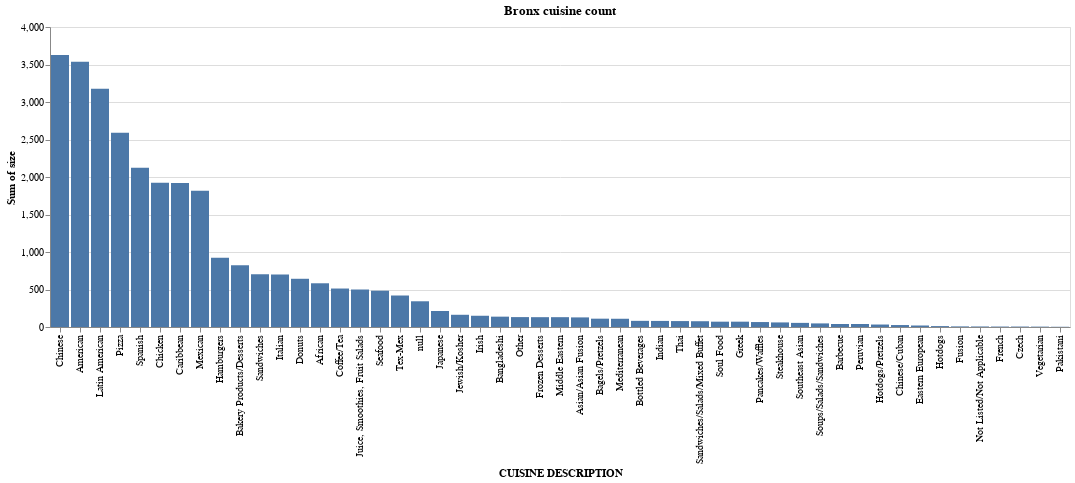

The notebook cell saved with this chart:
### Code cell
alt.Chart(boros_cuisine[boros_cuisine.BORO == "Bronx"]).mark_bar().encode(
    x= alt.X("CUISINE DESCRIPTION", sort = "-y"),
    y= "sum(size)",
    # facet = "BORO"
).properties(
    title="Bronx cuisine count"
)

### Figure 1 — Vega-Lite specification as saved in the notebook (floating-point values rounded to 4 significant figures)
{"config": {"view": {"continuousWidth": 400, "continuousHeight": 300}}, "data": {"name": "data-07d7130e3eb7ceeb020d4f6ee8c2ec20"}, "mark": "bar", "encoding": {"x": {"field": "CUISINE DESCRIPTION", "sort": "-y", "type": "nominal"}, "y": {"aggregate": "sum", "field": "size", "type": "quantitative"}}, "title": "Bronx cuisine count", "$schema": "https://vega.github.io/schema/vega-lite/v4.17.0.json", "datasets": {"data-07d7130e3eb7ceeb020d4f6ee8c2ec20": [{"CUISINE DESCRIPTION": "Chinese", "BORO": "Bronx", "size": 3627}, {"CUISINE DESCRIPTION": "American", "BORO": "Bronx", "size": 3537}, {"CUISINE DESCRIPTION": "Latin American", "BORO": "Bronx", "size": 3176}, {"CUISINE DESCRIPTION": "Pizza", "BORO": "Bronx", "size": 2590}, {"CUISINE DESCRIPTION": "Spanish", "BORO": "Bronx", "size": 2122}, {"CUISINE DESCRIPTION": "Chicken", "BORO": "Bronx", "size": 1922}, {"CUISINE DESCRIPTION": "Caribbean", "BORO": "Bronx", "size": 1921}, {"CUISINE DESCRIPTION": "Mexican", "BORO": "Bronx", "size": 1816}, {"CUISINE DESCRIPTION": "Hamburgers", "BORO": "Bronx", "size": 924}, {"CUISINE DESCRIPTION": "Bakery Products/Desserts", "BORO": "Bronx", "size": 825}, {"CUISINE DESCRIPTION": "Sandwiches", "BORO": "Bronx", "size": 702}, {"CUISINE DESCRIPTION": "Italian", "BORO": "Bronx", "size": 701}, {"CUISINE DESCRIPTION": "Donuts", "BORO": "Bronx", "size": 643}, {"CUISINE DESCRIPTION": "African", "BORO": "Bronx", "size": 583}, {"CUISINE DESCRIPTION": "Coffee/Tea", "BORO": "Bronx", "size": 513}, {"CUISINE DESCRIPTION": "Juice, Smoothies, Fruit Salads", "BORO": "Bronx", "size": 500}, {"CUISINE DESCRIPTION": "Seafood", "BORO": "Bronx", "size": 484}, {"CUISINE DESCRIPTION": "Tex-Mex", "BORO": "Bronx", "size": 420}, {"CUISINE DESCRIPTION": null, "BORO": "Bronx", "size": 343}, {"CUISINE DESCRIPTION": "Japanese", "BORO": "Bronx", "size": 213}, {"CUISINE DESCRIPTION": "Jewish/Kosher", "BORO": "Bronx", "size": 163}, {"CUISINE DESCRIPTION": "Irish", "BORO": "Bronx", "size": 150}, {"CUISINE DESCRIPTION": "Bangladeshi", "BORO": "Bronx", "size": 138}, {"CUISINE DESCRIPTION": "Other", "BORO": "Bronx", "size": 132}, {"CUISINE DESCRIPTION": "Frozen Desserts", "BORO": "Bronx", "size": 131}, {"CUISINE DESCRIPTION": "Middle Eastern", "BORO": "Bronx", "size": 131}, {"CUISINE DESCRIPTION": "Asian/Asian Fusion", "BORO": "Bronx", "size": 128}, {"CUISINE DESCRIPTION": "Bagels/Pretzels", "BORO": "Bronx", "size": 111}, {"CUISINE DESCRIPTION": "Mediterranean", "BORO": "Bronx", "size": 110}, {"CUISINE DESCRIPTION": "Bottled Beverages", "BORO": "Bronx", "size": 82}, {"CUISINE DESCRIPTION": "Indian", "BORO": "Bronx", "size": 81}, {"CUISINE DESCRIPTION": "Thai", "BORO": "Bronx", "size": 79}, {"CUISINE DESCRIPTION": "Sandwiches/Salads/Mixed Buffet", "BORO": "Bronx", "size": 77}, {"CUISINE DESCRIPTION": "Soul Food", "BORO": "Bronx", "size": 71}, {"CUISINE DESCRIPTION": "Greek", "BORO": "Bronx", "size": 71}, {"CUISINE DESCRIPTION": "Pancakes/Waffles", "BORO": "Bronx", "size": 66}, {"CUISINE DESCRIPTION": "Steakhouse", "BORO": "Bronx", "size": 61}, {"CUISINE DESCRIPTION": "Southeast Asian", "BORO": "Bronx", "size": 55}, {"CUISINE DESCRIPTION": "Soups/Salads/Sandwiches", "BORO": "Bronx", "size": 48}, {"CUISINE DESCRIPTION": "Barbecue", "BORO": "Bronx", "size": 40}, {"CUISINE DESCRIPTION": "Peruvian", "BORO": "Bronx", "size": 40}, {"CUISINE DESCRIPTION": "Hotdogs/Pretzels", "BORO": "Bronx", "size": 33}, {"CUISINE DESCRIPTION": "Chinese/Cuban", "BORO": "Bronx", "size": 26}, {"CUISINE DESCRIPTION": "Eastern European", "BORO": "Bronx", "size": 20}, {"CUISINE DESCRIPTION": "Hotdogs", "BORO": "Bronx", "size": 12}, {"CUISINE DESCRIPTION": "Fusion", "BORO": "Bronx", "size": 8}, {"CUISINE DESCRIPTION": "Not Listed/Not Applicable", "BORO": "Bronx", "size": 7}, {"CUISINE DESCRIPTION": "French", "BORO": "Bronx", "size": 6}, {"CUISINE DESCRIPTION": "Czech", "BORO": "Bronx", "size": 6}, {"CUISINE DESCRIPTION": "Vegetarian", "BORO": "Bronx", "size": 5}, {"CUISINE DESCRIPTION": "Pakistani", "BORO": "Bronx", "size": 3}]}}
